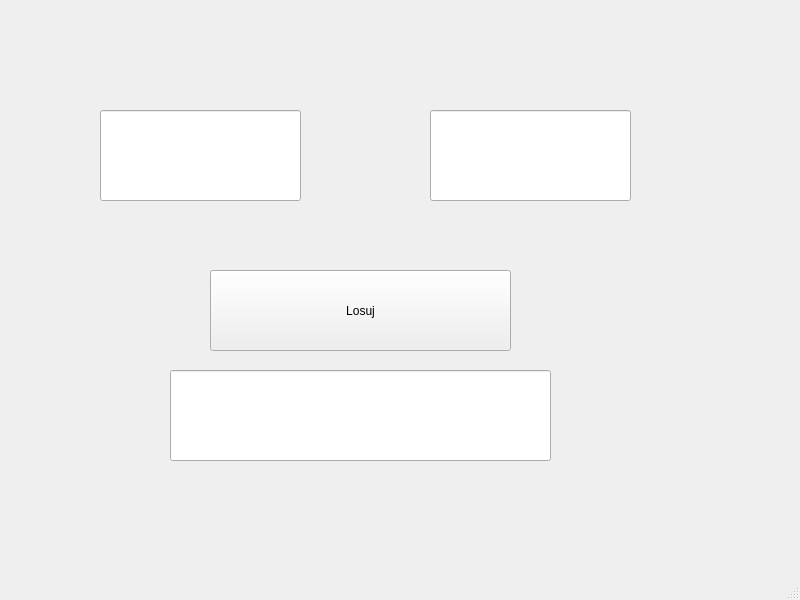
<?xml version="1.0" encoding="UTF-8"?>
<ui version="4.0">
 <class>MainWindow</class>
 <widget class="QMainWindow" name="MainWindow">
  <property name="geometry">
   <rect>
    <x>0</x>
    <y>0</y>
    <width>800</width>
    <height>600</height>
   </rect>
  </property>
  <property name="windowTitle">
   <string>MainWindow</string>
  </property>
  <widget class="QWidget" name="centralwidget">
   <widget class="QLineEdit" name="liczbamin">
    <property name="geometry">
     <rect>
      <x>100</x>
      <y>110</y>
      <width>201</width>
      <height>91</height>
     </rect>
    </property>
   </widget>
   <widget class="QLineEdit" name="liczbamax">
    <property name="geometry">
     <rect>
      <x>430</x>
      <y>110</y>
      <width>201</width>
      <height>91</height>
     </rect>
    </property>
   </widget>
   <widget class="QLineEdit" name="wynik">
    <property name="geometry">
     <rect>
      <x>170</x>
      <y>370</y>
      <width>381</width>
      <height>91</height>
     </rect>
    </property>
   </widget>
   <widget class="QPushButton" name="losuj">
    <property name="geometry">
     <rect>
      <x>210</x>
      <y>270</y>
      <width>301</width>
      <height>81</height>
     </rect>
    </property>
    <property name="text">
     <string>Losuj</string>
    </property>
   </widget>
  </widget>
  <widget class="QMenuBar" name="menubar">
   <property name="geometry">
    <rect>
     <x>0</x>
     <y>0</y>
     <width>800</width>
     <height>22</height>
    </rect>
   </property>
  </widget>
  <widget class="QStatusBar" name="statusbar"/>
 </widget>
 <resources/>
 <connections/>
</ui>
